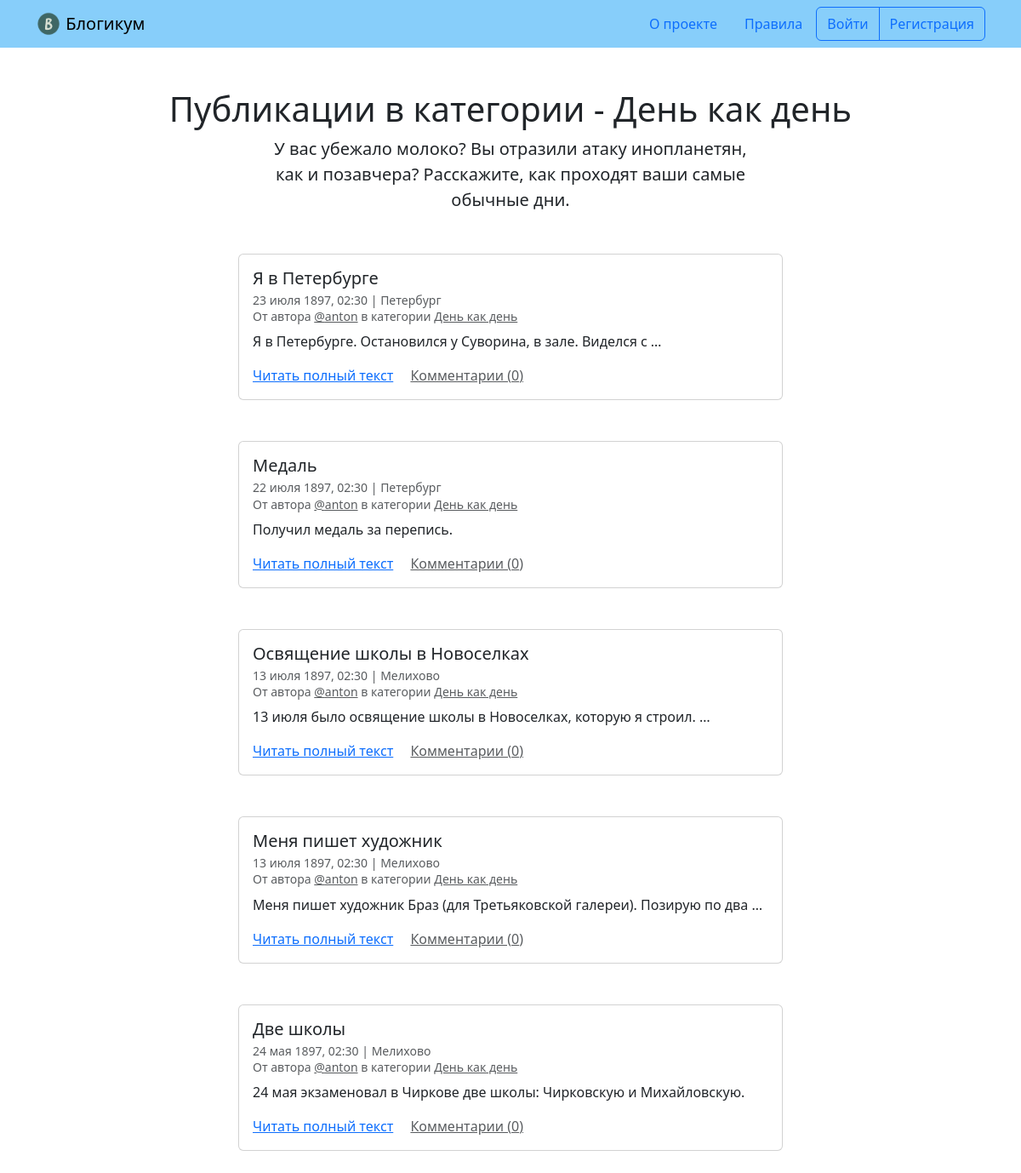
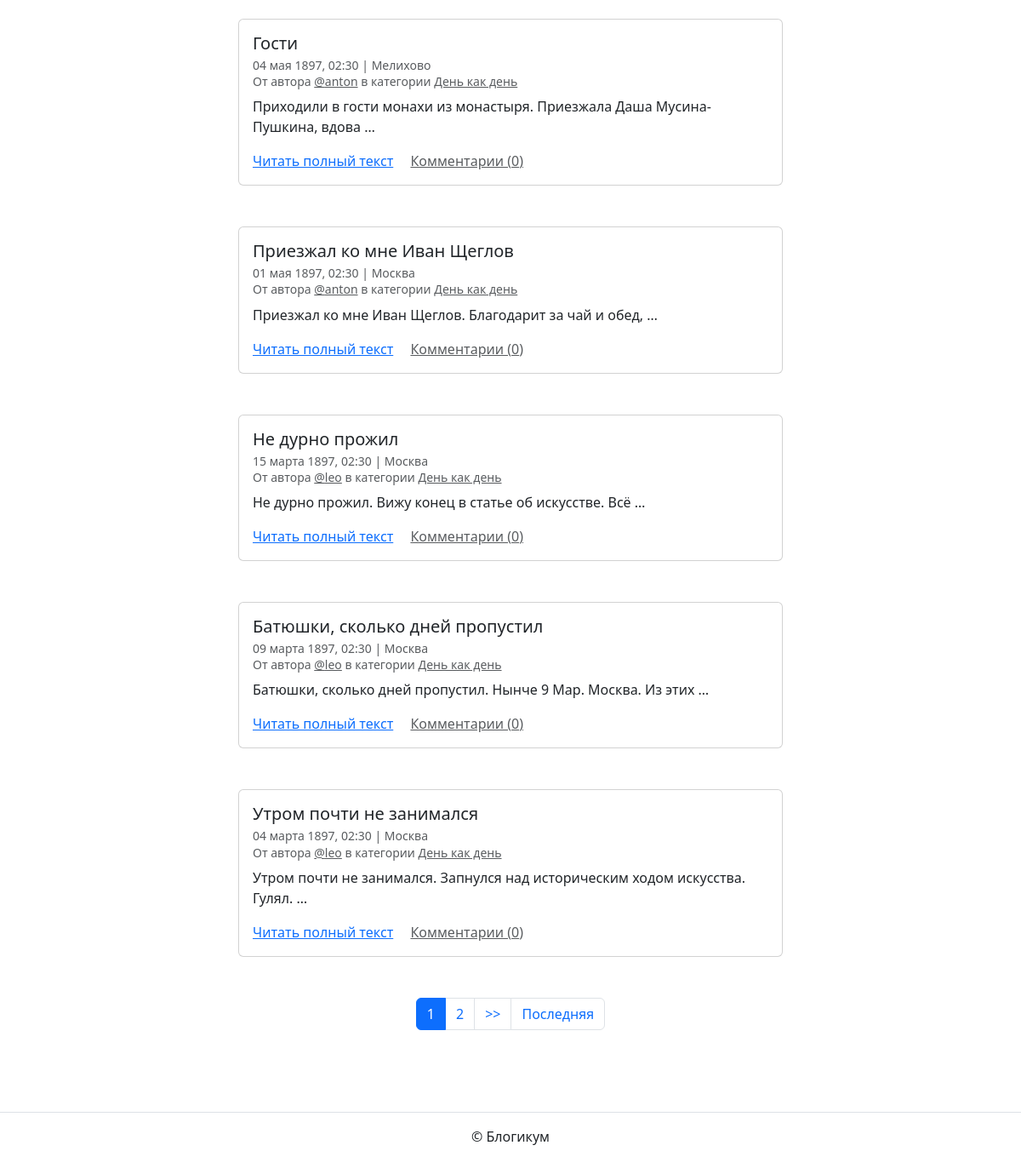
Screenshot of /category/routine/ with the database file from the repository (2 pictures, top to bottom).
### blog/models.py (models this page shows, shortened)
class TitleModel(PublishedModel):
    title = models.CharField(verbose_name="Заголовок", max_length=256)
    class Meta:
        abstract = True

class Category(TitleModel):
    description = models.TextField(verbose_name="Описание")
    slug = models.SlugField(
        "Идентификатор",
        unique=True,
        help_text=(
            "Идентификатор страницы для URL; "
            "разрешены символы латиницы, цифры, "
            "дефис и подчёркивание."
        ),
    )
    class Meta:
        verbose_name = "категория"
        verbose_name_plural = "Категории"

class Post(TitleModel):
    text = models.TextField(verbose_name="Текст")
    pub_date = models.DateTimeField(
        verbose_name="Дата и время публикации",
        help_text=(
            "Если установить дату и время в будущем — "
            "можно делать отложенные публикации."
        ),
    )
    image = models.ImageField(
        verbose_name="Фото", upload_to="posts_images", blank=True
    )
    author = models.ForeignKey(
        User, on_delete=models.CASCADE, verbose_name="Автор публикации"
    )
    location = models.ForeignKey(
        Location,
        on_delete=models.SET_NULL,
        null=True,
        blank=True,
        verbose_name="Местоположение",
    )
    category = models.ForeignKey(
        Category,
        on_delete=models.SET_NULL,
        null=True,
        verbose_name="Категория",
    )
    class Meta(DefaultVerboseNameMadel.Meta):
        verbose_name = "публикация"
        verbose_name_plural = "Публикации"
        ordering = ("-pub_date",)

class PublishedModel(models.Model):
    is_published = models.BooleanField(
        default=True,
        verbose_name="Опубликовано",
        help_text="Снимите галочку, чтобы скрыть публикацию.",
    )
    created_at = models.DateTimeField(
        auto_now_add=True, verbose_name="Добавлено"
    )
    class Meta:
        abstract = True

class Location(PublishedModel):
    name = models.CharField(verbose_name="Название места", max_length=256)
    class Meta:
        verbose_name = "местоположение"
        verbose_name_plural = "Местоположения"

### blog/views.py (the view)
class CategoryPostsListView(PostListView):
    template_name = "blog/category.html"
    def get_queryset(self):
        return (
            super()
            .get_queryset()
            .filter(
                category__slug=self.kwargs.get("category_slug"),
            )
        )
    def get_context_data(self, **kwargs):
        context = super().get_context_data(**kwargs)
        context["category"] = get_object_or_404(
            Category,
            is_published=True,
            slug=self.kwargs.get("category_slug"),
        )
        return context

### templates/blog/category.html (shortened to what this page needs)
{% extends "base.html" %}
{% block content %}
  <h1 class="text-center">Публикации в категории - {{ category.title }}</h1>
  <p class="col-6 offset-3 mb-5 lead text-center">{{ category.description }}</p>
  {% for post in page_obj %}
    <article class="mb-5">
      {% include "includes/post_card.html" %}
    </article>
  {% endfor %}
  {% include "includes/paginator.html" %}
{% endblock %}

### templates/includes/post_card.html (shortened to what this page needs)
<div class="col d-flex justify-content-center">
  <div class="card" style="width: 40rem;">
    <div class="card-body">
      <h5 class="card-title">{{ post.title }}</h5>
      <h6 class="card-subtitle mb-2 text-muted">
        <small>
          {{ post.pub_date|date:"d E Y, H:i" }} | {% if post.location and post.location.is_published %}{{ post.location.name }}{% else %}Планета Земля{% endif %}<br>
          От автора <a class="text-muted" href="{% url 'blog:profile' post.author.username %}">@{{ post.author.username }}</a> в
          категории {% include "includes/category_link.html" %}
        </small>
      </h6>
      <p class="card-text">{{ post.text|truncatewords:10 }}</p>
      <a href="{% url 'blog:post_detail' post.id %}" class="card-link">Читать полный текст</a>
      <a href="{% url 'blog:post_detail' post.id %}" class="card-link text-muted">Комментарии ({{ post.comment_count }})</a>
    </div>
  </div>
</div>

### templates/includes/category_link.html
<a class="text-muted" href="{% url 'blog:category_posts' post.category.slug %}">
  {{ post.category.title }}
</a>

### rows the page displays
Category: title "День как день", description "У вас убежало молоко? Вы отразили атаку инопланетян, как и позавчера? Расскажите, как проходят ваши самые обычные дни."
Post: title "Я в Петербурге", pub_date "23 июля 1897, 02:30", location.name "Петербург", author.username "anton", category "День как день", text "Я в Петербурге. Остановился у Суворина, в зале. Виделся с …", comment_count "0"
Post: title "Медаль", pub_date "22 июля 1897, 02:30", location.name "Петербург", author.username "anton", category "День как день", text "Получил медаль за перепись.", comment_count "0"
Post: title "Освящение школы в Новоселках", pub_date "13 июля 1897, 02:30", location.name "Мелихово", author.username "anton", category "День как день", text "13 июля было освящение школы в Новоселках, которую я строил. …", comment_count "0"
Post: title "Меня пишет художник", pub_date "13 июля 1897, 02:30", location.name "Мелихово", author.username "anton", category "День как день", text "Меня пишет художник Браз (для Третьяковской галереи). Позирую по два …", comment_count "0"
Post: title "Две школы", pub_date "24 мая 1897, 02:30", location.name "Мелихово", author.username "anton", category "День как день", text "24 мая экзаменовал в Чиркове две школы: Чирковскую и Михайловскую.", comment_count "0"
Post: title "Гости", pub_date "04 мая 1897, 02:30", location.name "Мелихово", author.username "anton", category "День как день", text "Приходили в гости монахи из монастыря. Приезжала Даша Мусина-Пушкина, вдова …", comment_count "0"
Post: title "Приезжал ко мне Иван Щеглов", pub_date "01 мая 1897, 02:30", location.name "Москва", author.username "anton", category "День как день", text "Приезжал ко мне Иван Щеглов. Благодарит за чай и обед, …", comment_count "0"
Post: title "Не дурно прожил", pub_date "15 марта 1897, 02:30", location.name "Москва", author.username "leo", category "День как день", text "Не дурно прожил. Вижу конец в статье об искусстве. Всё …", comment_count "0"
Post: title "Батюшки, сколько дней пропустил", pub_date "09 марта 1897, 02:30", location.name "Москва", author.username "leo", category "День как день", text "Батюшки, сколько дней пропустил. Нынче 9 Мар. Москва. Из этих …", comment_count "0"
Post: title "Утром почти не занимался", pub_date "04 марта 1897, 02:30", location.name "Москва", author.username "leo", category "День как день", text "Утром почти не занимался. Запнулся над историческим ходом искусства. Гулял. …", comment_count "0"

### other values shown
{{ i }} "1"
{{ i }} "2"
